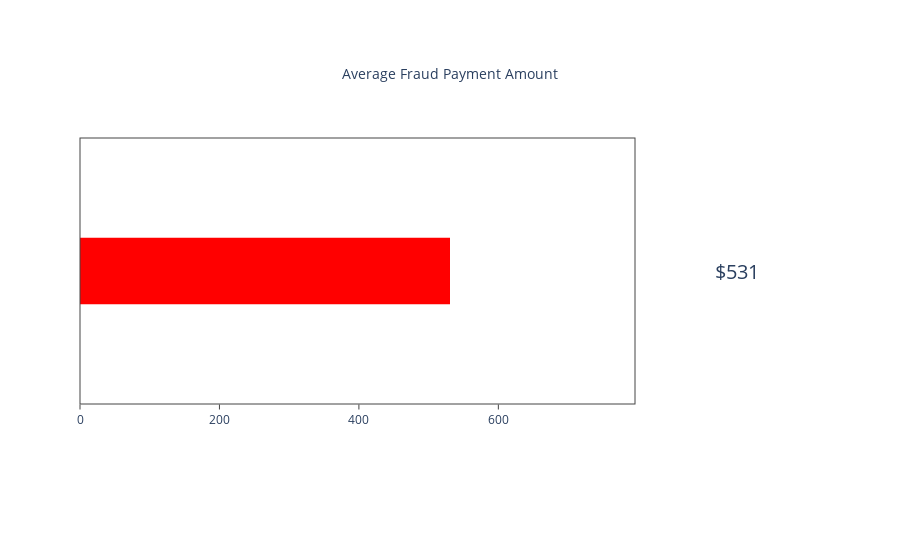

The notebook cell saved with this chart:
### Code cell
avg_fraud_kpi

### Figure 1 — Plotly figure (JSON) as saved in the notebook; plotly's stock layout.template omitted (floating-point values rounded to 4 significant figures)
{"data": [{"domain": {"x": [0, 1], "y": [0.2, 0.9]}, "gauge": {"bar": {"color": "red"}, "shape": "bullet"}, "mode": "gauge+number", "number": {"font": {"size": 20}, "prefix": "$"}, "type": "indicator", "value": 530.7}], "layout": {"annotations": [{"font": {"size": 14}, "showarrow": false, "text": "Average Fraud Payment Amount", "x": 0.5, "y": 1.1}]}}
